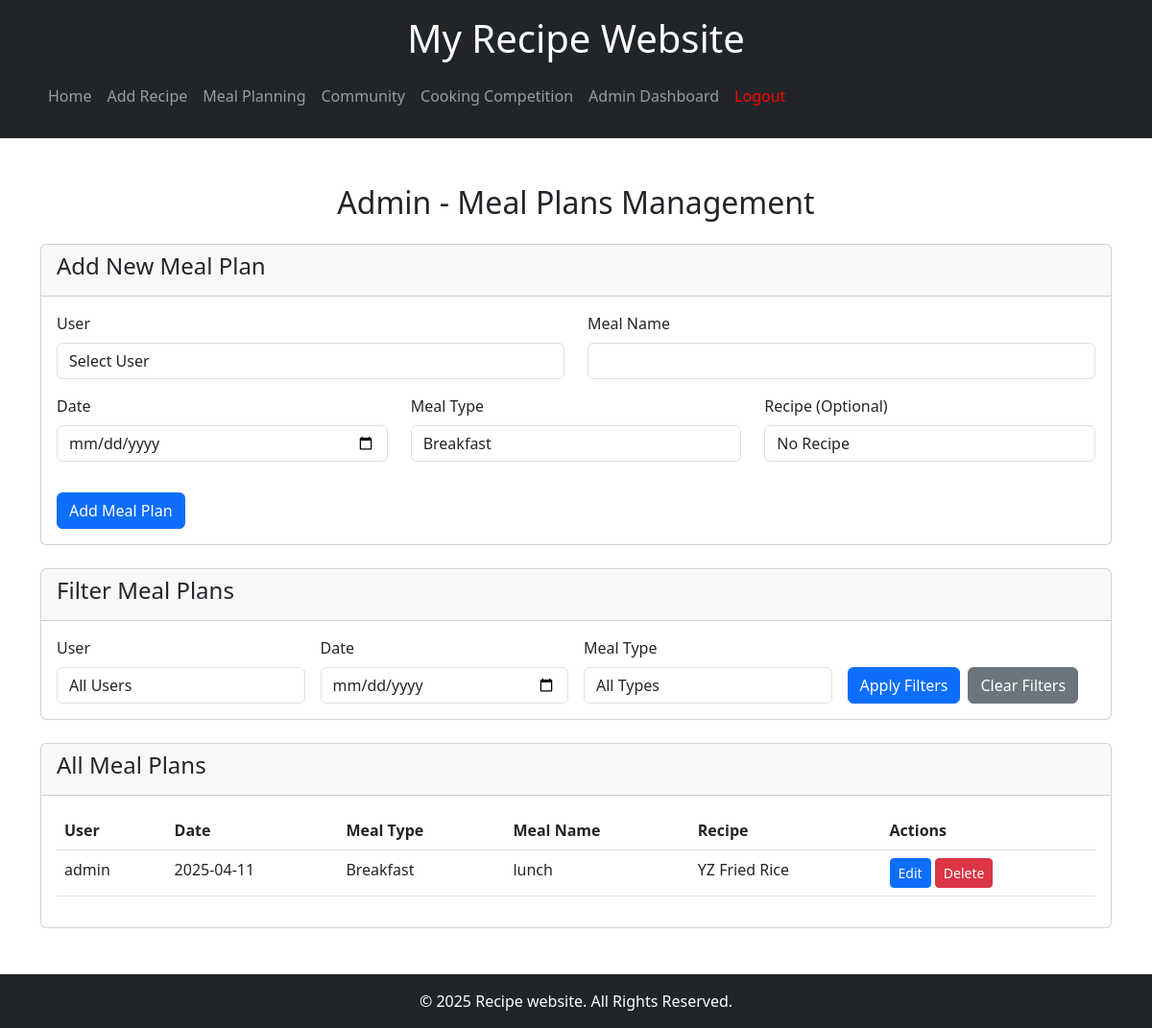
Page /admin_meal_plans.php (signed in) on the committed database.
### tables this page shows
CREATE TABLE `meal_plans` (
  `id` int(11) NOT NULL,
  `user_id` int(11) NOT NULL,
  `meal_name` varchar(255) NOT NULL,
  `meal_date` date NOT NULL,
  `created_at` timestamp NOT NULL DEFAULT current_timestamp(),
  `meal_type` enum('breakfast','lunch','dinner','snack') NOT NULL,
  `recipe_id` int(11) NOT NULL
);

CREATE TABLE `users` (
  `id` int(11) NOT NULL,
  `username` varchar(30) NOT NULL,
  `email` varchar(100) NOT NULL,
  `role` enum('user','admin') NOT NULL DEFAULT 'user',
  `date_created` timestamp NOT NULL DEFAULT current_timestamp(),
  `password_hash` varchar(256) NOT NULL
);

CREATE TABLE `recipes` (
  `id` int(11) NOT NULL,
  `title` varchar(255) NOT NULL,
  `cuisine` varchar(255) NOT NULL,
  `description` varchar(255) NOT NULL,
  `ingredients` varchar(255) NOT NULL,
  `steps` varchar(255) NOT NULL,
  `username` varchar(255) NOT NULL
);

### admin_meal_plans.php (the view, shortened to what this page needs)
<?php
include "./db/connect_db.php";
$edit_meal = null;
$date_filter = isset($_GET['date']) ? $conn->real_escape_string($_GET['date']) : '';
?>
<!DOCTYPE html>
<html lang="en">
<head>
    <link href="https://cdn.jsdelivr.net/npm/bootstrap@5.3.0/dist/css/bootstrap.min.css" rel="stylesheet">
</head>
<body>
    <?php include "./components/navbar.php"; ?>
    <div class="container mt-5">
        <h2 class="text-center mb-4">Admin - Meal Plans Management</h2>
        <div class="card mb-4">
            <div class="card-header">
                <h4><?php echo $edit_meal ? 'Edit Meal Plan' : 'Add New Meal Plan'; ?></h4>
            </div>
            <div class="card-body">
                <form method="POST" action="">
                    <div class="row">
                        <div class="col-md-6 mb-3">
                            <label for="user_id" class="form-label">User</label>
                            <select class="form-control" id="user_id" name="user_id" required>
                                <option value="">Select User</option>
                            </select>
                        </div>
                        <div class="col-md-6 mb-3">
                            <label for="meal_name" class="form-label">Meal Name</label>
                            <input type="text" class="form-control" id="meal_name" name="meal_name"
                                   value="<?php echo $edit_meal ? htmlspecialchars($edit_meal['meal_name']) : ''; ?>" required>
                        </div>
                        <div class="col-md-4 mb-3">
                            <label for="meal_date" class="form-label">Date</label>
                            <input type="date" class="form-control" id="meal_date" name="meal_date"
                                   value="<?php echo $edit_meal ? $edit_meal['meal_date'] : ''; ?>" required>
                        </div>
                        <div class="col-md-4 mb-3">
                            <label for="meal_type" class="form-label">Meal Type</label>
                            <select class="form-control" id="meal_type" name="meal_type" required>
                                <?php
                                $meal_types = ['breakfast', 'lunch', 'dinner', 'snack'];
                                foreach ($meal_types as $type) {
                                    $selected = ($edit_meal && $edit_meal['meal_type'] == $type) ? 'selected' : '';
                                    echo "<option value='$type' $selected>" . ucfirst($type) . "</option>";
                                }
                                ?>
                            </select>
                        </div>
                        <div class="col-md-4 mb-3">
                            <label for="recipe_id" class="form-label">Recipe (Optional)</label>
                            <select class="form-control" id="recipe_id" name="recipe_id">
                                <option value="">No Recipe</option>
                            </select>
                        </div>
                    </div>
                    <div class="mt-3">
                        <button type="submit" class="btn btn-primary">
                            <?php echo $edit_meal ? 'Update Meal Plan' : 'Add Meal Plan'; ?>
                        </button>
                    </div>
                </form>
            </div>
        </div>
        <div class="card mb-4">
            <div class="card-header">
                <h4>Filter Meal Plans</h4>
            </div>
            <div class="card-body">
                <form method="GET" action="" class="row g-3">
                    <div class="col-md-3">
                        <label for="filter_user" class="form-label">User</label>
                        <select class="form-control" id="filter_user" name="user_id">
                            <option value="">All Users</option>
                        </select>
                    </div>
                    <div class="col-md-3">
                        <label for="filter_date" class="form-label">Date</label>
                        <input type="date" class="form-control" id="filter_date" name="date"
                               value="<?php echo $date_filter; ?>">
                    </div>
                    <div class="col-md-3">
                        <label for="filter_type" class="form-label">Meal Type</label>
                        <select class="form-control" id="filter_type" name="meal_type">
                            <option value="">All Types</option>
                        </select>
                    </div>
                    <div class="col-md-3 d-flex align-items-end">
                        <button type="submit" class="btn btn-primary">Apply Filters</button>
                        <a href="admin_meal_plans.php" class="btn btn-secondary ms-2">Clear Filters</a>
                    </div>
                </form>
            </div>
        </div>
        <div class="card">
            <div class="card-header">
                <h4>All Meal Plans</h4>
            </div>
            <div class="card-body">
                <div class="table-responsive">
                    <table class="table">
                        <thead>
                            <tr>
                                <th>User</th>
                                <th>Date</th>
                                <th>Meal Type</th>
                                <th>Meal Name</th>
                                <th>Recipe</th>
                                <th>Actions</th>
                            </tr>
                        </thead>
                        <tbody>
                            <?php
                            $sql = "SELECT mp.*, u.username, r.title as recipe_title
                                   FROM meal_plans mp
                                   LEFT JOIN recipes r ON mp.recipe_id = r.id
                                   JOIN users u ON mp.user_id = u.id
                                   WHERE 1=1";
                            $sql .= " ORDER BY mp.meal_date ASC, u.username ASC";
                            $result = $conn->query($sql);
                            while ($row = $result->fetch_assoc()) {
                                echo "<tr>";
                                echo "<td>" . htmlspecialchars($row['username']) . "</td>";
                                echo "<td>" . date('Y-m-d', strtotime($row['meal_date'])) . "</td>";
                                echo "<td>" . ucfirst($row['meal_type']) . "</td>";
                                echo "<td>" . htmlspecialchars($row['meal_name']) . "</td>";
                                echo "<td>" . ($row['recipe_title'] ? htmlspecialchars($row['recipe_title']) : 'Custom Meal') . "</td>";
                                echo "<td>
                                        <a href='admin_meal_plans.php?edit_id=" . $row['id'] . "' class='btn btn-primary btn-sm'>Edit</a>
                                        <form method='POST' action='' style='display: inline;'>
                                            <input type='hidden' name='action' value='delete'>
                                            <input type='hidden' name='meal_id' value='" . $row['id'] . "'>
                                            <button type='submit' class='btn btn-danger btn-sm' onclick='return confirm(\"Are you sure you want to delete this meal plan?\")'>Delete</button>
                                        </form>
                                      </td>";
                                echo "</tr>";
                            }
                            ?>
                        </tbody>
                    </table>
                </div>
            </div>
        </div>
    </div>
    <?php include "./components/footer.php"; ?>
</body>
</html>

### rows in the picture
meal_plans: user.username "admin", meal_date "2025-04-11", meal_type "Breakfast", meal_name "lunch", recipe.title "YZ Fried Rice"

### other values in the picture
form field meal_type "Breakfast"
